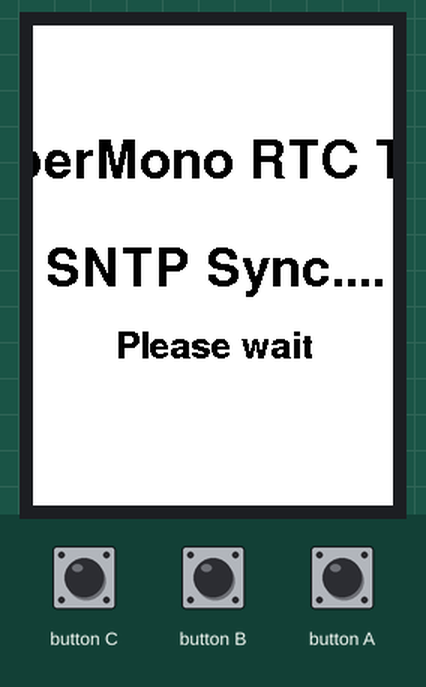
Recording of a sketch running on a simulated ESP32. Shown: 240×320 colour display. WiFi joins after 1.5 s; servers stay silent unless stated; the local clock reads 2024-03-15 10:24:30 at power-on unless the sketch sets it; what the sketch prints to the serial monitor is not drawn.

Above: at 0.4 s.
At 2.3 s:
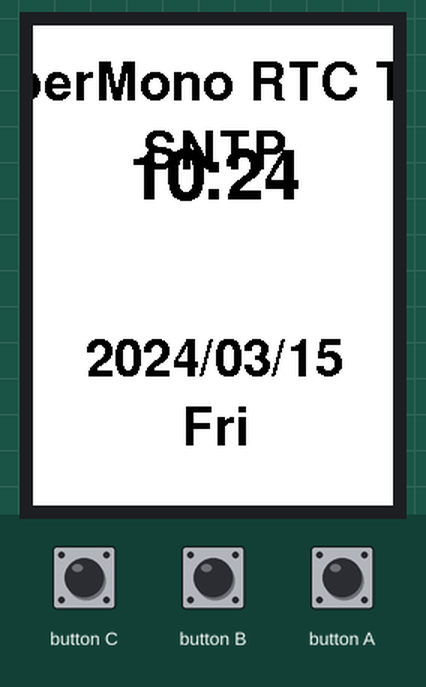
At 30.2 s:
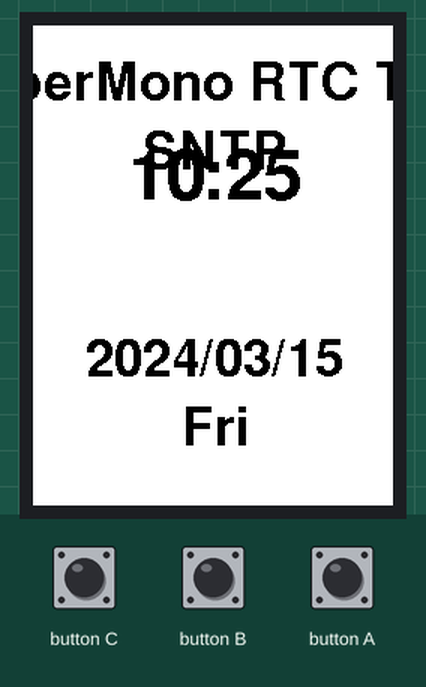
At 90.2 s:
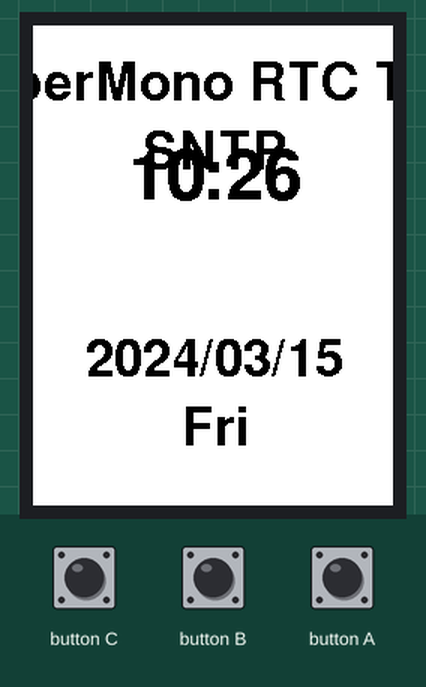

The sketch:

rtc_2.ino
```cpp
#include <Arduino.h>
#include <M5GFX.h>
#include <M5Unified.h>
#include <WiFi.h>
#include <esp_sntp.h>
#include <sntp.h>

#define NTP_TIMEZONE "UTC-8"
#define NTP_SERVER1  "0.pool.ntp.org"
#define NTP_SERVER2  "1.pool.ntp.org"
#define NTP_SERVER3  "2.pool.ntp.org"

static constexpr uint32_t WIFI_CONNECT_TIMEOUT_MS = 20000;
static constexpr uint32_t SNTP_SYNC_TIMEOUT_MS    = 30000;

M5Canvas canvas(&M5.Display);

const char* ssid     = "ssid";
const char* password = "password";

static constexpr const char* const wd[7] = {"Sun", "Mon", "Tue", "Wed", "Thu", "Fri", "Sat"};
static int last_drawn_minute = -1;

void drawScreen(const m5::rtc_datetime_t& dt)
{
    const int w = M5.Display.width();
    const int h = M5.Display.height();

    char dateText[32];
    char timeText[16];
    snprintf(dateText, sizeof(dateText), "%04d/%02d/%02d", dt.date.year, dt.date.month, dt.date.date);
    snprintf(timeText, sizeof(timeText), "%02d:%02d", dt.time.hours, dt.time.minutes);

    canvas.fillSprite(TFT_WHITE);
    canvas.setTextColor(TFT_BLACK);
    canvas.setTextDatum(top_center);

    canvas.setFont(&fonts::FreeSansBold18pt7b);
    canvas.drawString("PaperMono RTC Test", w / 2, 24);
    canvas.drawString("SNTP", w / 2, 70);

    canvas.setFont(&fonts::FreeSansBold24pt7b);
    canvas.setTextSize(1);
    canvas.drawString(timeText, w / 2, h / 2 - 80);

    canvas.setFont(&fonts::FreeSansBold18pt7b);
    canvas.drawString(dateText, w / 2, h / 2 + 48);
    canvas.drawString(wd[dt.date.weekDay], w / 2, h / 2 + 94);

    canvas.pushSprite(0, 0);
}

void drawSyncScreen()
{
    const int w = M5.Display.width();
    const int h = M5.Display.height();

    canvas.fillSprite(TFT_WHITE);
    canvas.setTextDatum(middle_center);
    canvas.setTextColor(TFT_BLACK);
    canvas.setFont(&fonts::FreeSansBold18pt7b);
    canvas.drawString("PaperMono RTC Test", w / 2, h / 2 - 72);
    canvas.drawString("SNTP Sync....", w / 2, h / 2);
    canvas.setFont(&fonts::FreeSansBold12pt7b);
    canvas.drawString("Please wait", w / 2, h / 2 + 52);
    canvas.pushSprite(0, 0);
}

void drawErrorScreen(const char* message)
{
    const int w = M5.Display.width();
    const int h = M5.Display.height();

    canvas.fillSprite(TFT_WHITE);
    canvas.setTextDatum(middle_center);
    canvas.setTextColor(TFT_BLACK);
    canvas.setFont(&fonts::FreeSansBold18pt7b);
    canvas.drawString("PaperMono RTC Test", w / 2, h / 2 - 48);
    canvas.drawString(message, w / 2, h / 2 + 36);
    canvas.pushSprite(0, 0);
}

bool connectWiFi()
{
    WiFi.mode(WIFI_STA);
    WiFi.begin(ssid, password);

    const uint32_t start_ms = millis();
    while (WiFi.status() != WL_CONNECTED) {
        if (millis() - start_ms >= WIFI_CONNECT_TIMEOUT_MS) {
            return false;
        }
        delay(250);
    }

    Serial.printf("WiFi connected, IP: %s\r\n", WiFi.localIP().toString().c_str());
    return true;
}

bool syncRtcFromSntp()
{
    Serial.println("SNTP sync start...");
    configTzTime(NTP_TIMEZONE, NTP_SERVER1, NTP_SERVER2, NTP_SERVER3);

    const uint32_t start_ms = millis();
    while (sntp_get_sync_status() != SNTP_SYNC_STATUS_COMPLETED) {
        if (millis() - start_ms >= SNTP_SYNC_TIMEOUT_MS) {
            return false;
        }
        delay(500);
    }

    time_t now = time(nullptr) + 1;
    while (now > time(nullptr)) {
        delay(10);
    }

    auto local_tm = localtime(&now);
    if (local_tm == nullptr) {
        return false;
    }

    M5.Rtc.setDateTime(local_tm);
    Serial.printf("RTC synced from SNTP: %04d/%02d/%02d %02d:%02d:%02d (%s)\r\n",
                  local_tm->tm_year + 1900,
                  local_tm->tm_mon + 1,
                  local_tm->tm_mday,
                  local_tm->tm_hour,
                  local_tm->tm_min,
                  local_tm->tm_sec,
                  NTP_TIMEZONE);
    return true;
}

void setup()
{
    auto cfg = M5.config();
    cfg.clear_display = false;
    M5.begin(cfg);
    Serial.begin(115200);
    M5.Display.setRotation(0);
    M5.Display.setEpdMode(epd_mode_t::epd_text);

    canvas.createSprite(M5.Display.width(), M5.Display.height());
    drawSyncScreen();

    if (!M5.Rtc.isEnabled()) {
        Serial.println("RTC not found.");
        drawErrorScreen("RTC not found");
        while (true) {
            delay(1000);
        }
    }

    if (!connectWiFi()) {
        Serial.println("WiFi connect failed.");
        drawErrorScreen("WiFi failed");
        while (true) {
            delay(1000);
        }
    }

    if (!syncRtcFromSntp()) {
        Serial.println("SNTP sync failed.");
        drawErrorScreen("SNTP failed");
        while (true) {
            delay(1000);
        }
    }

    const auto dt = M5.Rtc.getDateTime();
    drawScreen(dt);
    last_drawn_minute = dt.time.minutes;
}

void loop()
{
    M5.update();
    const auto dt = M5.Rtc.getDateTime();
    if (dt.time.minutes != last_drawn_minute) {
        last_drawn_minute = dt.time.minutes;
        drawScreen(dt);
    }
    delay(100);
}
```

Measured:
- what the display in image 1 shows lasts 28.0 s, from 2.2 s to 30.2 s
- what the display in image 2 shows lasts 60.0 s, from 30.2 s to 90.2 s
